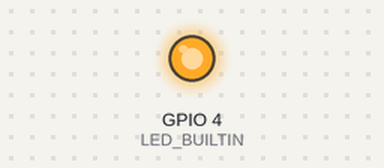
Bench run of a sketch on a simulated ESP32. Parts: output pins drawn as LEDs (lit = HIGH). The camera gives no picture; what the sketch prints to the serial monitor is not drawn.

Above: at 0.4 s.
Timing chart, 0 to 2.1 s (numbered marks = the images above):
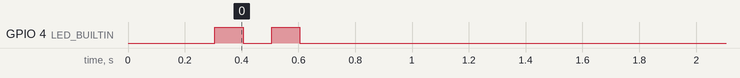

The sketch:

awacs-espnow.ino
```cpp
/*
awacs-espnow.ino

resides on a ESP32-CAM on the awacs drone
Arduino IDE Tools settings
	Board: ESP32 Dev Module
	PSRAM: Enabled
	Programmer: Esptool

receive centerpoint from gcs
read photo from camera
crop to 600x600
send to gcs

see gcs.ino for more

architecture options:
1. detect objects on the gcs in python
	a. this is required for now because we need to capture the images for neural net training
	b. comm options:
		i. for now we use the http with the CamWebServer code
		ii. send image thru espnow/serial to python gcs - too slow!
		iii. high-bandwidth radio
2. detect objects here on the awacs
	a. write c++ opencv code for esp32cam
	b. install python and opencv on the esp32cam
	c. run python object detection on a raspberry pi mounted on sk8 vehicle
		i. get image from esp32cam to raspberry pi
		ii. use a camera on the raspberry pi

600x600
left, top
cropped x,y

// send image via espnow, youtube
https://github.com/talofer99/ESP32CAM-Capture-and-send-image-over-esp-now/blob/master/Camera/Camera.ino

// CameraWebServer
Arduino IDE->Examples->ESP32->Camera->CameraWebServer
./webapps/robots/robots/sk8mini/awacs/example/CameraWebServer - modified, works on awacs
./webapps/robots/robots/sk8mini/awacs/example/CameraWebServer/CameraWebServer.ino
./.arduino15/packages/esp32/hardware/esp32/2.0.13/libraries/ESP32/examples/Camera/CameraWebServer
./.arduino15/packages/esp32/hardware/esp32/2.0.13/libraries/ESP32/examples/Camera/CameraWebServer/CameraWebServer.ino
./.arduino15/packages/arduino/hardware/esp32/2.0.13/libraries/ESP32/examples/Camera/CameraWebServer
./.arduino15/packages/arduino/hardware/esp32/2.0.13/libraries/ESP32/examples/Camera/CameraWebServer/CameraWebServer.ino

// esp_camera source
https://github.com/espressif/esp32-camera/tree/master/driver/include/esp_camera.h
https://github.com/espressif/esp32-camera/tree/master/driver/esp_camera.c

from esp_camera.h
//	typedef struct {
//	    uint8_t * buf;              // Pointer to the pixel data
//	    size_t len;                 // Length of the buffer in bytes
//	    size_t width;               // Width of the buffer in pixels
//	    size_t height;              // Height of the buffer in pixels
//	    pixformat_t format;         // Format of the pixel data
//	    struct timeval timestamp;   // Timestamp since boot of the first DMA buffer of the frame
//	} camera_fb_t;

*/

#include <WiFi.h>
#include <esp_now.h>
#include <esp_camera.h>

// espnow
uint8_t gcsMacAddr[]   = {0xE0, 0x5A, 0x1B, 0x59, 0x27, 0x74};
uint8_t awacsMacAddr[] = {0x48, 0xE7, 0x29, 0x9E, 0xA3, 0x54};

// onetime memory allocation
esp_now_peer_info_t peerInfo;

// camera
#define BOARD_ESP32CAM_AITHINKER
#define CAM_PIN_PWDN 32
#define CAM_PIN_RESET -1 //software reset will be performed
#define CAM_PIN_XCLK 0
#define CAM_PIN_SIOD 26
#define CAM_PIN_SIOC 27
#define CAM_PIN_D7 35
#define CAM_PIN_D6 34
#define CAM_PIN_D5 39
#define CAM_PIN_D4 36
#define CAM_PIN_D3 21
#define CAM_PIN_D2 19
#define CAM_PIN_D1 18
#define CAM_PIN_D0 5
#define CAM_PIN_VSYNC 25
#define CAM_PIN_HREF 23
#define CAM_PIN_PCLK 22
#define LED_BUILTIN 4

static camera_config_t camera_example_config = {
	.pin_pwdn       = CAM_PIN_PWDN,
	.pin_reset      = CAM_PIN_RESET,
	.pin_xclk       = CAM_PIN_XCLK,
	.pin_sccb_sda   = CAM_PIN_SIOD,
	.pin_sccb_scl   = CAM_PIN_SIOC,
	.pin_d7         = CAM_PIN_D7,
	.pin_d6         = CAM_PIN_D6,
	.pin_d5         = CAM_PIN_D5,
	.pin_d4         = CAM_PIN_D4,
	.pin_d3         = CAM_PIN_D3,
	.pin_d2         = CAM_PIN_D2,
	.pin_d1         = CAM_PIN_D1,
	.pin_d0         = CAM_PIN_D0,
	.pin_vsync      = CAM_PIN_VSYNC,
	.pin_href       = CAM_PIN_HREF,
	.pin_pclk       = CAM_PIN_PCLK,

	.xclk_freq_hz   = 20000000,
	.ledc_timer     = LEDC_TIMER_0,
	.ledc_channel   = LEDC_CHANNEL_0,
	.pixel_format   = PIXFORMAT_JPEG,
  	.frame_size     = FRAMESIZE_UXGA,
	.jpeg_quality   = 12,
	.fb_count       = 2,
	.grab_mode      = CAMERA_GRAB_WHEN_EMPTY
//	.fb_location    = CAMERA_FB_IN_PSRAM
};

// global variables
boolean running = false;
int numFrame = 0;
int numPacket = 0;
int onSent = 0;

// global constants for cropping and packeting
int bytesPerPixel = 3;
int packetSize = 200;   // espnow max 256
int outputWidth  = 600 * bytesPerPixel;
int outputHeight = 600 * bytesPerPixel;
int inputWidth = 1600 * bytesPerPixel;    // fb->width
int inputHeight = 1200 * bytesPerPixel;   // fp->height
int xCtr = int(inputWidth / 2) * bytesPerPixel;
int yCtr = int(inputHeight / 2) * bytesPerPixel;
int xStart = xCtr - (outputWidth / 2);
int yStart = yCtr - (outputHeight / 2);
int numCols = outputWidth / packetSize;
int numRows = outputHeight / packetSize;

// UI output
void blink(int code, String msg) {
	if (msg.length() > 0) {
		Serial.println(msg);	// for debugging only
	}
	if (code < 0) {  // negative codes are preceded by a long blink
		digitalWrite(LED_BUILTIN, HIGH);   // turn the LED on (HIGH is the voltage level)
		delay(1000);
		digitalWrite(LED_BUILTIN, LOW);    // turn the LED off by making the voltage LOW
		delay(100);
		code = abs(code);
	}
	for (int n=1; n<=code; n++) {
		digitalWrite(LED_BUILTIN, HIGH);  // short blinkes to signal the code
		delay(100);
		digitalWrite(LED_BUILTIN, LOW);
		delay(100);
	}
	delay(100);
}

// callback
void onDataSent(const uint8_t *mac_addr, esp_now_send_status_t status) {
	// why would anyone use this?
	// no print or delay in here
	if (status != ESP_NOW_SEND_SUCCESS) {
		onSent = -1;
	}
}

void setup() {
	pinMode(LED_BUILTIN, OUTPUT);

	Serial.begin(115200);
	Serial.println("awacs serial started");

	WiFi.mode(WIFI_STA);
	Serial.println("awacs wifi station started");

	if (esp_now_init() != 0) {
		blink(-5, "awacs error initializing ESP-NOW");
		return;
	}
	Serial.println("awacs esp-now started");

	esp_now_register_send_cb(onDataSent);
	Serial.println("awacs send callback registered");

	// add peer
	memcpy(peerInfo.peer_addr, gcsMacAddr, 6);
	peerInfo.channel = 0;
	peerInfo.encrypt = false;
	if (esp_now_add_peer(&peerInfo) != ESP_OK){
		blink(-6, "awacs Failed to add peer");
		return;
	}
	Serial.println("awacs peer added");

	if (esp_camera_init(&camera_example_config) != ESP_OK) {
		blink(-7, "awacs camera init failed");
		return;
	}
	Serial.println("awacs camera init");

	Serial.println("awacs setup complete");
	blink(2, "setup successful");
	running = true;
}

void sendPacket(uint8_t* packetAddr) {
	// Send data to gcs via ESP-NOW
	onSent = 0;
	esp_err_t result = esp_now_send(gcsMacAddr, packetAddr, packetSize);

	if (result != ESP_OK) {
		blink(-2, "awacs send error");
	}
	if (onSent != 0) {
		blink(-3, "awacs onsent error");
	}
	String msg = "awacs packet sent ";
	msg += numPacket;
	Serial.println(msg);
	Serial.println("awacs packet sent");
}

void sendFrame(camera_fb_t* fb) {
	numFrame++;
	Serial.print("awacs sending frame ");
	Serial.print(numFrame);
	Serial.print(", ");
	Serial.print(fb->width);
	Serial.print(", ");
	Serial.print(fb->height);
	Serial.print(", ");
	Serial.print(fb->format);
	Serial.print(", ");
	Serial.print(fb->len);
	Serial.println();

	// break into packets and send each
	uint8_t* packetAddr;
	int x = 0;
	int y = yStart;
	for (int row=0; row<numRows; row++) {
		x = xStart;
		for (int col=0; col<numCols; col++) {
			packetAddr = fb->buf + (y * inputWidth) + x;
			sendPacket( packetAddr);
			x += packetSize;
			String msg = "awacs packet sent ";
			numPacket++;
			msg += numPacket;
			Serial.println(msg);
		}
		y += 1;
	}
}

camera_fb_t* getFrameFromCamera() {
	// acquire the frame buffer
        camera_fb_t* fb = esp_camera_fb_get();
        if (!fb) {
		blink(-4, "Frame buffer could not be acquired");
		running = false;
		return NULL;
        }

        //replace this with your own function
        //display_image(fb->width, fb->height, fb->pixformat, fb->buf, fb->len);
	sendFrame(fb);

        //return the frame buffer back to be reused
        esp_camera_fb_return(fb);

        return ESP_OK;
}

void loop() {
	if (running) {
		camera_fb_t* fb = getFrameFromCamera();
	}
}
/*
	// crop frame and send each chunk
	int xcenter
	int ycenter


	600 byte row split into 3 pieces 200 bytes each
	600 rows

	// Send data to gcs via ESP-NOW
	gOnSent = 0;
	esp_err_t result = esp_now_send(gcsMacAddr, (uint8_t *) &packetAwacs, sizeof(packetAwacs));

	if (result != ESP_OK) {
		blink(-2, "awacs send error");
	}
	if (gOnSent != 0) {
		blink(-3, "awacs onsent error");
	}
	Serial.println("awacs data sent");
	delay(2000);
*/


/*
for option 2, we would send only object coordinates thru espnow

//typedef struct AWACS {
//	int xdonut;
//	int ydonut;
//} AWACS;
//
//AWACS packetAwacs;

typedef struct DONUT {
	int x;
	int y;
	int hdg;
} DONUT;

typedef struct CONE {
	int x;
	int y;
} CONE;

const int MAXCONES = 20;
CONE points[MAXCONES];	// a single memory allocation upfront
int numCones = 9;	// a dynamic usable subset

DONUT donut;
*/
```
